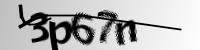
#> input picture data/samples/3p67n.png, 200 x 50 px
$ jupyter execute Preprocessing.ipynb   (shell and % lines are left out)
#> lines starting #> are read from the running program, lines starting #| are printed output that depends on the picture; after the words box and inside, x2 and y2 are one past the last pixel; in counts of white or black regions, pixels touching at a corner belong together
[cell 1]
import os
import random
import gc

import torch
import torchvision
import torchvision.datasets as datasets
import torch.nn as nn
import torch.optim as optim
import torch.nn.functional as F

from sklearn.preprocessing import LabelEncoder
from sklearn.model_selection import KFold, train_test_split
from sklearn.cluster import KMeans

import cv2
from imutils import paths
import numpy as np
import scipy.io
import matplotlib.pyplot as plt

[cell 2]
os.sys.path.append('../src')
from helpers import resize_to_fit

[cell 3]
data_dir = os.path.abspath(os.path.relpath('../data'))
image_dir = os.path.abspath(os.path.relpath('../doc/images'))

[cell 4]
CAPTCHA_IMAGES_FOLDER = "../data/samples"

# initialize the data and labels
data = []
labels = []

# loop over the input images
for image_file in paths.list_images(CAPTCHA_IMAGES_FOLDER):
    # Load the image and convert it to grayscale
    image = cv2.imread(image_file)
#> image is the input picture: shape (50, 200, 3); min 0, max 255, mean 183.4
    image = cv2.cvtColor(image, cv2.COLOR_BGR2GRAY)
#> image: shape (50, 200)

    # Grab the labels
    label = image_file.split(os.path.sep)[-1].split('.')[-2]

    # Add the image and it's label to our training data
    data.append(image)
    labels.append(label)

[cell 5]
examples = [(data[i], labels[i]) for i in np.random.randint(0, len(data), 9)]
#> examples = 9 items

[cell 6]
# show sample images
fig = plt.figure(figsize=(20, 5))
for i in range(9):
    plt.subplot(3,3,i+1)
    plt.imshow(examples[i][0], cmap='gray', interpolation='none')
    plt.title("Ground Truth: {}".format(examples[i][1]))
    plt.xticks([])
    plt.yticks([])

[cell 7]
# show sample images
fig = plt.figure(figsize=(20, 20))
data_thres = []
for i in range(9):
    img = examples[i][0]
    # Adaptive thresholding
    th = cv2.adaptiveThreshold(img, 255, cv2.ADAPTIVE_THRESH_MEAN_C, cv2.THRESH_BINARY, 17, 2)

    # Otsu thresholding
    ret2, th2 = cv2.threshold(img, 0, 255, cv2.THRESH_BINARY + cv2.THRESH_OTSU)

    # Otsu thresholding with Gaussian Blur
    blur = cv2.GaussianBlur(img, (5, 5), 0)
    ret3, th3 = cv2.threshold(blur, 0, 255, cv2.THRESH_BINARY + cv2.THRESH_OTSU)

    #Plot
    titles = ['Original', 'Adaptive', 'Otsu', 'Gaussian + Otsu']
    images = [img, th, th2, th3]
    data_thres.append(images)
    for j in range(4):
        plt.subplot(9, 4, i*4 + j + 1), plt.imshow(images[j], 'gray')
        plt.title(titles[j])
        plt.xticks([]), plt.yticks([])
#> this loop made 9 passes
#> ret3 on passes 1 to 9: 141, 139, 141, 139, 139, 138, 141, 138, 141
#> pass 1, `th = cv2.adaptiveThreshold(img, 255, cv2.ADAPTIVE_THRESH_MEAN_C, cv2.T..`:
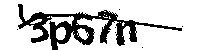
#> th: shape (50, 200); 79.6% white; 7 black regions (6 under 20 px), largest, box (x1, y1, x2, y2) and area: (18, 4, 182, 50) 2031
#> pass 1, `ret2, th2 = cv2.threshold(img, 0, 255, cv2.THRESH_BINARY + cv2.THRESH_..`:
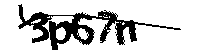
#> th2: shape (50, 200); 80.5% white; 2 black regions (1 under 20 px), largest, box (x1, y1, x2, y2) and area: (18, 4, 181, 50) 1947
#> pass 1, `blur = cv2.GaussianBlur(img, (5, 5), 0)`:
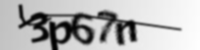
#> blur: shape (50, 200); min 1, max 254, mean 183.4
#> pass 1, `ret3, th3 = cv2.threshold(blur, 0, 255, cv2.THRESH_BINARY + cv2.THRESH..`:
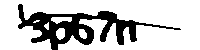
#> th3: shape (50, 200); 77.2% white; 1 black region, box (x1, y1, x2, y2) and area: (18, 4, 181, 50) 2278
#> after the loop, data_thres = 9 items
plt.show()
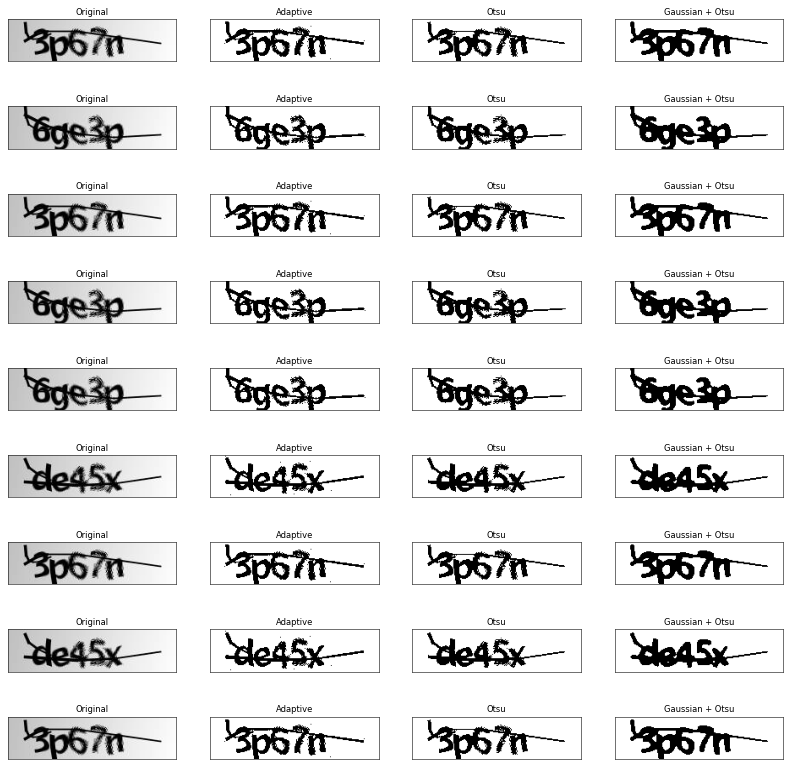
#> figure drawn by matplotlib, 36 panels

[cell 8]
# show sample images
fig = plt.figure(figsize=(20, 20))
data_dil = []
for i in range(9):
    img = data_thres[i][0]
    kernel = np.ones((3,3), np.uint8)
    dilation = cv2.dilate(data_thres[i][1], kernel, iterations=1)
    dilation2 = cv2.dilate(data_thres[i][2], kernel, iterations=1)
    dilation3 = cv2.dilate(data_thres[i][3], kernel, iterations=1)

    titles2 = ['Original', 'Adaptive', "Otsu", 'Gaussian + Otsu']
    images2 = [img, dilation, dilation2, dilation3]

    data_dil.append(images2)

    for j in range(4):
        plt.subplot(9, 4, i*4 + j + 1), plt.imshow(images2[j], 'gray')
        plt.title(titles2[j])
        plt.xticks([]), plt.yticks([])
#> after the loop, data_dil = 9 items

plt.show()
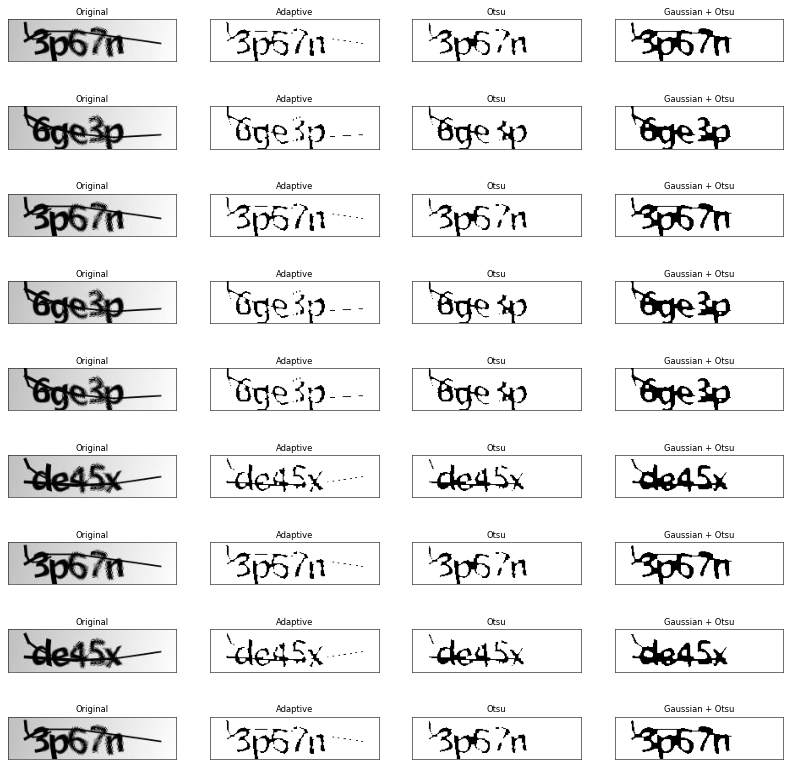
#> figure drawn by matplotlib, 36 panels

[cell 9]
# show sample images
fig = plt.figure(figsize=(20, 20))
data_ero = []
for i in range(9):
    img = data_dil[i][0]
    kernel = np.ones((3,3), np.uint8)
    dilation = cv2.erode(data_dil[i][1], kernel, iterations=1)
    dilation2 = cv2.erode(data_dil[i][2], kernel, iterations=1)
    dilation3 = cv2.erode(data_dil[i][3], kernel, iterations=1)

    titles3 = ['Original', 'Adaptive', "Otsu", 'Gaussian + Otsu']
    images3 = [img, dilation, dilation2, dilation3]

    data_ero.append(images3)

    for j in range(4):
        plt.subplot(9, 4, i*4 + j + 1), plt.imshow(images3[j], 'gray')
        plt.title(titles3[j])
        plt.xticks([]), plt.yticks([])
#> this loop made 9 passes
#> pass 1, `dilation2 = cv2.erode(data_dil[i][2], kernel, iterations=1)`:
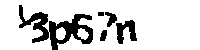
#> dilation2: shape (50, 200); 83.6% white; 5 black regions, box (x1, y1, x2, y2) and area: (19, 5, 93, 50) 1182, (116, 20, 137, 44) 279, (105, 12, 117, 27) 98, (100, 30, 107, 41) 59, (98, 12, 104, 16) 24
#> pass 1, `dilation3 = cv2.erode(data_dil[i][3], kernel, iterations=1)`:
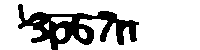
#> dilation3: shape (50, 200); 78.1% white; 1 black region, box (x1, y1, x2, y2) and area: (18, 4, 139, 50) 2192
#> pass 2, `dilation = cv2.erode(data_dil[i][1], kernel, iterations=1)`:
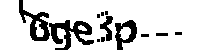
#> dilation: shape (50, 200); 82.3% white; 12 black regions (5 under 20 px), largest, box (x1, y1, x2, y2) and area: (49, 20, 94, 50) 640, (19, 0, 50, 41) 483, (115, 20, 137, 50) 339
#> after the loop, data_ero = 9 items

plt.show()
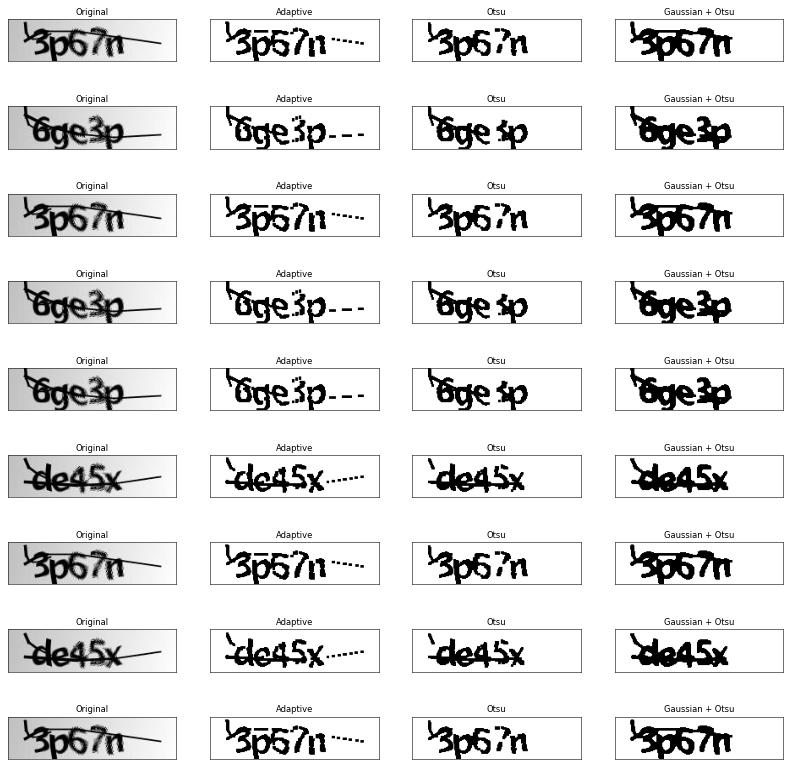
#> figure drawn by matplotlib, 36 panels

[cell 10]
plt.subplot(4, 2, 1), plt.imshow(images2[0], 'gray')
plt.title('Original')
plt.xticks([]), plt.yticks([])
plt.subplot(4, 2, 2), plt.imshow(images[2], 'gray')
plt.title('Otsu threshold')
plt.xticks([]), plt.yticks([])
plt.subplot(4, 2, 3), plt.imshow(images2[2], 'gray')
plt.title('Erosion')
plt.xticks([]), plt.yticks([])
plt.subplot(4, 2, 4), plt.imshow(images3[2], 'gray')
plt.title('Dilatation')
plt.xticks([]), plt.yticks([])
plt.savefig(os.path.join(image_dir, 'preproc.png'), bbox_inches='tight')
plt.show()

[cell 11]
plt.subplot(4, 2, 1), plt.imshow(images3[0], 'gray')
plt.title('Original')
plt.xticks([]), plt.yticks([])
plt.subplot(4, 2, 2), plt.imshow(images3[1], 'gray')
plt.title('Adaptative threshold')
plt.xticks([]), plt.yticks([])
plt.subplot(4, 2, 3), plt.imshow(images3[2], 'gray')
plt.title('Otsu threshold')
plt.xticks([]), plt.yticks([])
plt.subplot(4, 2, 4), plt.imshow(images3[3], 'gray')
plt.title('Otsu + Gaussian noise')
plt.xticks([]), plt.yticks([])
plt.savefig(os.path.join(image_dir, 'filters.png'), bbox_inches='tight')
plt.show()
